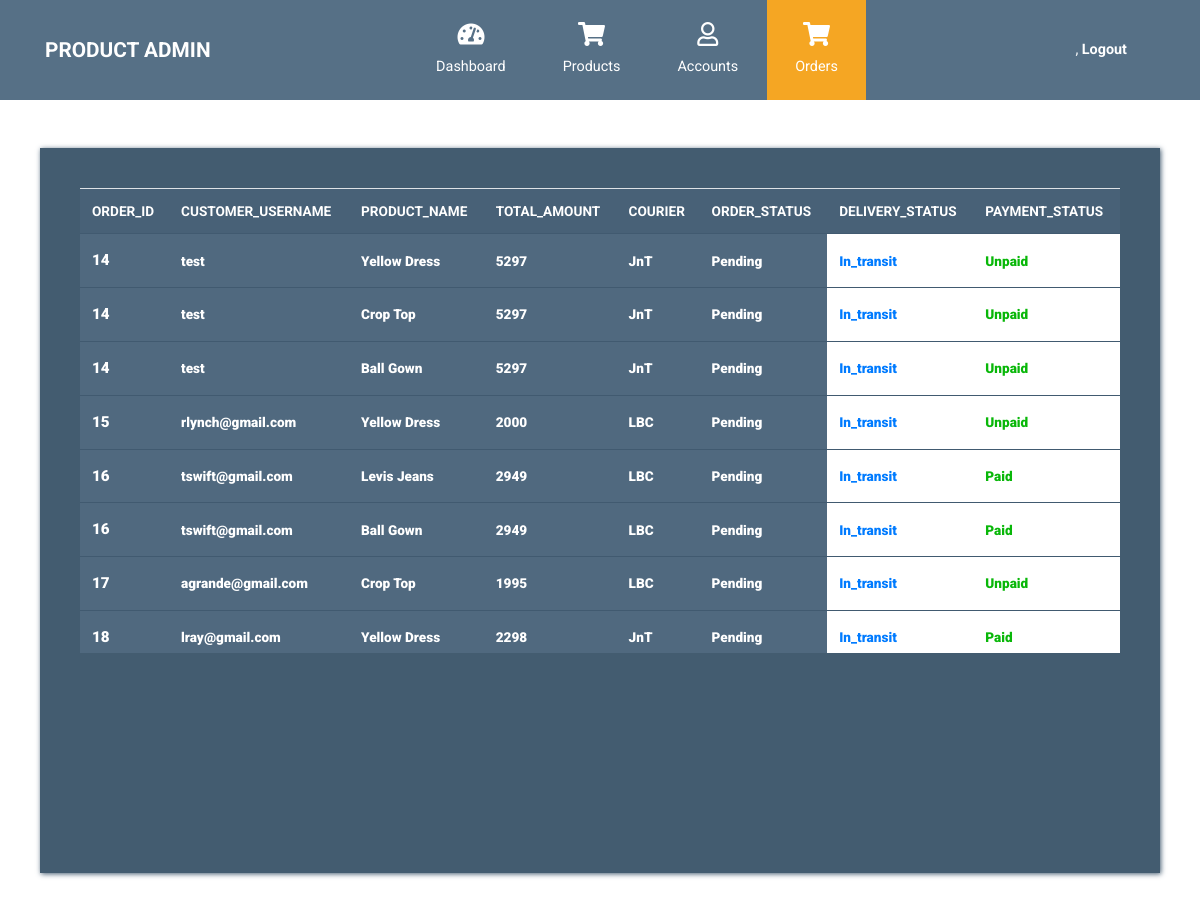
Page /Admin_Side/Orders.php on the earlier database version.
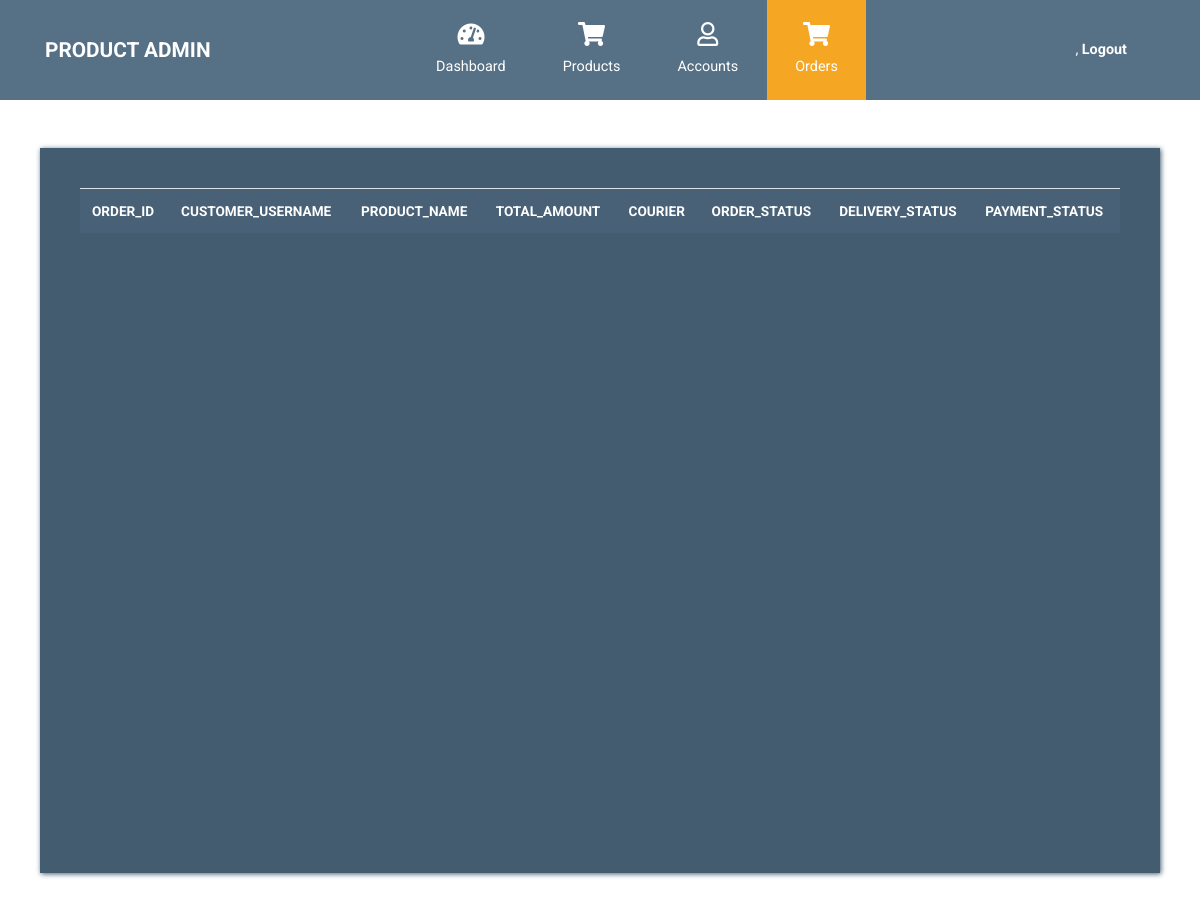
Same page on the later database version.
### tables this page shows
CREATE TABLE `orders_details` (
  `order_id` int(11) NOT NULL,
  `customer_id` int(11) NOT NULL,
  `total_amount` int(11) NOT NULL,
  `date_order_placed` date NOT NULL,
  `order_status_code` int(11) NOT NULL
);

CREATE TABLE `customer_details` (
  `customer_id` int(11) NOT NULL,
  `user_category_id` int(11) NOT NULL,
  `customer_firstname` varchar(50) NOT NULL,
  `customer_middlename` varchar(50) NOT NULL,
  `customer_lastname` varchar(50) NOT NULL,
  `customer_contact_no` int(11) NOT NULL,
  `customer_age` int(11) NOT NULL,
  `customer_gender_id` int(11) NOT NULL,
  `customer_complete_address` varchar(100) NOT NULL,
  `customer_city` varchar(50) NOT NULL,
  `customer_username` varchar(50) NOT NULL,
  `customer_password` varchar(50) NOT NULL
);

CREATE TABLE `products` (
  `product_id` int(11) NOT NULL,
  `product_type_code` int(11) NOT NULL,
  `product_name` varchar(50) NOT NULL,
  `product_price` int(11) NOT NULL,
  `product_size` enum('XS','S','M','L','XL') NOT NULL,
  `product_description` varchar(100) NOT NULL,
  `product_quantity` int(11) NOT NULL,
  `product_stocks` enum('In Stock','Out of Stock') NOT NULL
);

CREATE TABLE `ref_shipment_courier` (
  `shipment_courier_code` int(11) NOT NULL,
  `shipment_courier_name` varchar(50) NOT NULL,
  `shipment_courier_contact_no` int(11) NOT NULL,
  `shipment_courier_address` varchar(100) NOT NULL
);

CREATE TABLE `ref_order_status_code` (
  `order_status_code` int(11) NOT NULL,
  `order_status_description` varchar(50) NOT NULL
);

CREATE TABLE `ref_delivery_status` (
  `delivery_status_code` int(11) NOT NULL,
  `delivery_status_desc` varchar(50) NOT NULL
);

CREATE TABLE `ref_payment_status_code` (
  `payment_status_code` int(11) NOT NULL,
  `payment_status_description` varchar(50) NOT NULL
);

### Admin_Side/Orders.php (the view, shortened to what the changed rows need)
<?php
$conn = OpenCon();
?>
<!DOCTYPE html>
<html lang="en">
  <head>
    <link rel="stylesheet" href="../sources/css/fontawesome.min.css" />
    <link rel="stylesheet" href="../sources/css/bootstrap_admin.min.css" />
    <link rel="stylesheet" href="../sources/css/style_ad1.css">
  </head>
  <body>
    <nav class="navbar navbar-expand-xl">
      <div class="container h-100">
        <a class="navbar-brand" href="../Admin_Side/Products.php">
          <h1 class="tm-site-title mb-0">Product Admin</h1>
        </a>
      </div>
    </nav>
    <div class="container mt-5">
      <div class="row tm-content-row">
        <div class="col-sm-12 col-md-12 col-lg-12 col-xl-12 tm-block-col">
          <div class="tm-bg-primary-dark tm-block tm-block-products">
            <div class="tm-product-table-container">
              <table class="table table-hover tm-table-small tm-product-table">
                <thead>
                  <tr>
                    <th scope="col">ORDER_ID</th>
                    <th scope="col">CUSTOMER_USERNAME</th>
                    <th scope="col">PRODUCT_NAME</th>
                    <th scope="col">TOTAL_AMOUNT</th>
                    <th scope="col">COURIER</th>
                    <th scope="col">ORDER_STATUS</th>
                    <th scope="col">DELIVERY_STATUS</th>
                    <th scope="col">PAYMENT_STATUS</th>
                  </tr>
                </thead>
                <tbody>
                            <?php
                            $query = "SELECT od.order_id, cd.customer_username, prod.product_name, od.total_amount, rsc.shipment_courier_name,
                            ros.order_status_description,rf.payment_status_description, rds.delivery_status_desc
                            FROM orders_details od
                            INNER JOIN order_items oi ON oi.order_id = od.order_id
                            INNER JOIN customer_details cd ON cd.customer_id = od.customer_id
                            INNER JOIN products prod ON prod.product_id = oi.product_id
                            INNER JOIN ref_order_status_code ros ON ros.order_status_code = od.order_status_code
                            INNER JOIN payment_details pd ON pd.order_id = od.order_id
                            INNER JOIN shipment_details sd ON sd.payment_id = pd.payment_id
                            INNER JOIN ref_delivery_status rds ON rds.delivery_status_code = sd.delivery_status_code
                            INNER JOIN ref_shipment_courier rsc ON rsc.shipment_courier_code = sd.shipment_courier_code
                            INNER JOIN ref_payment_status_code rf ON rf.payment_status_code = pd.payment_status_code";
                            $getorders_query = mysqli_query($conn,$query);
                                    while($order = mysqli_fetch_assoc($getorders_query)){
                                ?>
                            <tr>
                                <td class="tm-product-name"><b><?php echo $order['order_id']; ?></b></td>
                                <td ><b><?php echo $order['customer_username']; ?></b></td>
                                <td ><b><?php echo $order['product_name']; ?></b></td>
                                <td><b><?php echo $order['total_amount']; ?></b></td>
                                <td><b><?php echo $order['shipment_courier_name']; ?></b></td>
                                <td><b><?php echo $order['order_status_description']; ?></b></td>
                                <td style="background: white;">
                                  <a href="orders.php?id=<?php echo $order['order_id'];?>" >
                                  <b><?php echo $order['delivery_status_desc']; ?></b>
                                  </a>
                                </td>
                                <td style="background: white;">
                                  <a href="orders.php?id=<?php echo $order['order_id'];?>" style="color: #09b709;">
                                  <b><?php echo $order['payment_status_description']; ?></b>
                                  </a>
                                </td>
                            </tr>
                                    <?php }
                                 ?>
                </tbody>
              </table>
            </div>
          </div>
        </div>
      </div>
    </div>
  </body>
</html>

Differences in the rows shown:
no longer on this page (row edited): orders_details: order_id "14", customer.customer_username "test", products.product_name "Yellow Dress", total_amount "5297", ref_shipment_courier.shipment_courier_name "JnT", order_status_code.order_status_description "Pending", ref_delivery_status.delivery_status_desc "In_transit", ref_payment_status_code.payment_status_description "Unpaid", products.product_name "Crop Top", products.product_name "Ball Gown"
no longer on this page (row edited): orders_details: order_id "15", customer.customer_username "rlynch@gmail.com", products.product_name "Yellow Dress", total_amount "2000", ref_shipment_courier.shipment_courier_name "LBC", order_status_code.order_status_description "Pending", ref_delivery_status.delivery_status_desc "In_transit", ref_payment_status_code.payment_status_description "Unpaid"
no longer on this page (row edited): orders_details: order_id "16", customer.customer_username "tswift@gmail.com", products.product_name "Levis Jeans", total_amount "2949", ref_shipment_courier.shipment_courier_name "LBC", order_status_code.order_status_description "Pending", ref_delivery_status.delivery_status_desc "In_transit", ref_payment_status_code.payment_status_description "Paid", products.product_name "Ball Gown"
no longer on this page (row edited): orders_details: order_id "17", customer.customer_username "agrande@gmail.com", products.product_name "Crop Top", total_amount "1995", ref_shipment_courier.shipment_courier_name "LBC", order_status_code.order_status_description "Pending", ref_delivery_status.delivery_status_desc "In_transit", ref_payment_status_code.payment_status_description "Unpaid"
no longer on this page (row edited): orders_details: order_id "18", customer.customer_username "lray@gmail.com", products.product_name "Yellow Dress", total_amount "2298", ref_shipment_courier.shipment_courier_name "JnT", order_status_code.order_status_description "Pending", ref_delivery_status.delivery_status_desc "In_transit", ref_payment_status_code.payment_status_description "Paid"
